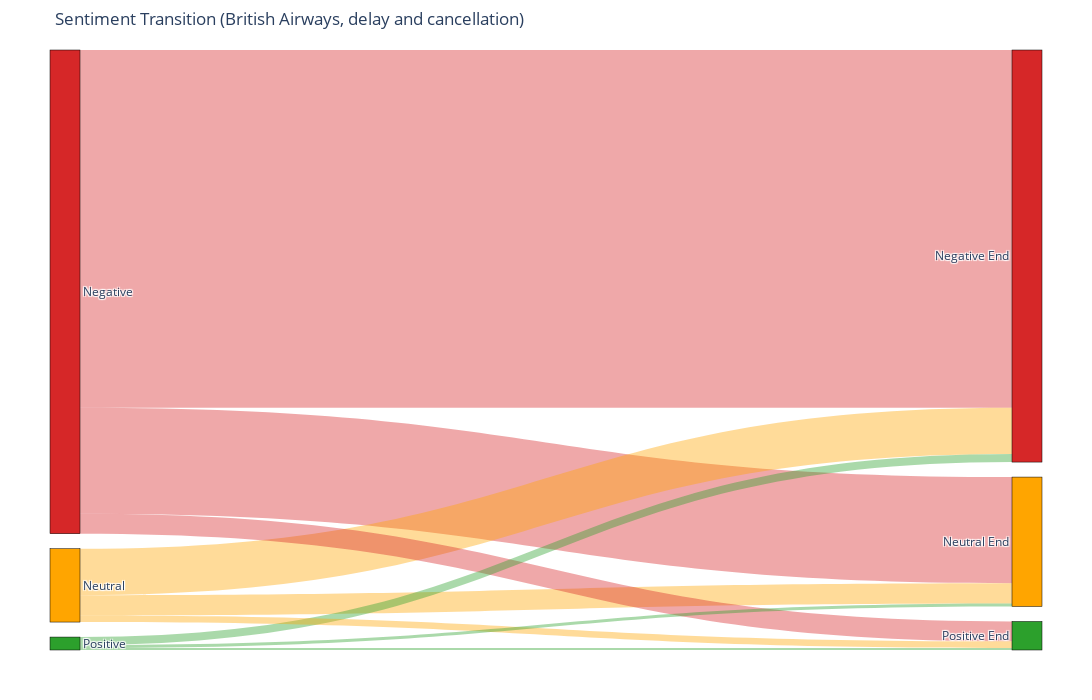

The notebook cell this image was saved under:
### Code cell
# Define the airline user ID
airline_user_id = 18332190

# Define the query to get all tweets in the conversations involving British Airways
query_sankey_delay = f"""
SELECT tweets.text, tweets.label, tweets.user_id, tweets.timestamp_ms, hasher.conversation_id, hasher.conversation_rank
FROM tweets
JOIN hasher ON hasher.id = tweets.id
JOIN conversations ON hasher.conversation_id = conversations.conversation_id
WHERE conversations.airline LIKE '%British_Airways%' 
    AND tweets.delay_and_cancellation = 1
    AND tweets.timestamp_ms >= UNIX_TIMESTAMP('{start_date}') * 1000
    AND tweets.timestamp_ms <= UNIX_TIMESTAMP('{end_date}') * 1000
ORDER BY tweets.timestamp_ms;
"""

# Load the result of the query into a DataFrame
df_tweets_british_airways_sankey_delay = pd.read_sql(query_sankey_delay, connection)

# Convert the datetime column to pandas datetime
df_tweets_british_airways_sankey_delay['datetime'] = pd.to_datetime(df_tweets_british_airways_sankey_delay['timestamp_ms'], unit='ms')

df_tweets_british_airways_sankey_delay['datetime'] = df_tweets_british_airways_sankey_delay['datetime'].dt.tz_localize('UTC').dt.tz_convert('Europe/Amsterdam')

# Initialize empty lists to store sentiments
sentiments_initial_tweet = []
sentiments_post_reply = []

# Group tweets by conversation_id
grouped_sankey_delay= df_tweets_british_airways_sankey_delay.groupby('conversation_id')

# Process each conversation
for conversation_id, group in grouped_sankey_delay:
    # Identify the initial user's tweet (rank 1)
    user_initial_tweet = group[(group['user_id'] != airline_user_id) & (group['conversation_rank'] == 1)]
    
    if not user_initial_tweet.empty:
        user_id = user_initial_tweet['user_id'].iloc[0]
        initial_tweet_time = user_initial_tweet['datetime'].iloc[0]

        # Identify the airline's reply to this initial tweet
        airline_reply = group[(group['user_id'] == airline_user_id) & (group['datetime'] > initial_tweet_time)]
        if not airline_reply.empty:
            airline_reply_time = airline_reply['datetime'].iloc[0]

            # Identify the user's reply to the airline's response
            user_followup_tweet = group[(group['user_id'] == user_id) & (group['datetime'] > airline_reply_time)]
            if not user_followup_tweet.empty:
                # Append sentiments for analysis
                sentiments_initial_tweet.append(user_initial_tweet['label'].iloc[0])
                sentiments_post_reply.append(user_followup_tweet['label'].iloc[0])

# Step 1: Prepare data for Sankey diagram
transitions = pd.DataFrame({
    'initial': sentiments_initial_tweet,
    'post_reply': sentiments_post_reply
})

# Count transitions
transition_counts = transitions.value_counts().reset_index(name='count')

# Add percentage to transition_counts
total_counts = transition_counts['count'].sum()
transition_counts['percentage'] = (transition_counts['count'] / total_counts * 100).round(2)

# Define nodes (initial sentiments and final grouped sentiments)
nodes = ['positive', 'negative', 'neutral', 'positive_end', 'negative_end', 'neutral_end']
node_indices = {label: i for i, label in enumerate(nodes)}

# Prepare data for Sankey diagram
source = [node_indices[row['initial']] for _, row in transition_counts.iterrows()]
target = [node_indices[f"{row['post_reply']}_end"] for _, row in transition_counts.iterrows()]
value = transition_counts['count'].tolist()
label = [f"{row['initial']} to {row['post_reply']}: {row['count']} ({row['percentage']}%)" for _, row in transition_counts.iterrows()]

# Define colors for nodes and links
node_colors = {
    'positive': 'rgb(44, 160, 44)',  # green
    'negative': 'rgb(214, 39, 40)',  # red
    'neutral': 'rgb(255, 165, 0)',   # orange
    'positive_end': 'rgb(44, 160, 44)',  # green for final positive
    'negative_end': 'rgb(214, 39, 40)',  # red for final negative
    'neutral_end': 'rgb(255, 165, 0)'    # orange for final neutral
}

transition_colors = {
    'positive': 'rgba(44, 160, 44, 0.4)',  # light green
    'negative': 'rgba(214, 39, 40, 0.4)',  # light red
    'neutral': 'rgba(255, 165, 0, 0.4)'    # light orange
}

# Create color list for nodes
colors = [node_colors[node] for node in nodes]

# Create the Sankey diagram
fig = go.Figure(data=[go.Sankey(
    node=dict(
        pad=15,
        thickness=30,
        line=dict(color="black", width=0.5),
        label=['Positive', 'Negative', 'Neutral', 'Positive End', 'Negative End', 'Neutral End'],
        color=colors
    ),
    link=dict(
        source=source,
        target=target,
        value=value,
        color=[transition_colors[row['initial']] for _, row in transition_counts.iterrows()],  # Use bland colors for transitions
        customdata=label,
        hovertemplate='%{customdata}<extra></extra>',
        label=label  # Add labels directly to the links
    )
)])

fig.update_layout(
    title_text="Sentiment Transition (British Airways, delay and cancellation)", 
    font_size=12,
    width=1200,  # increased width to accommodate the legend
    height=700,
    margin=dict(l=50, r=50, t=50, b=50)  # Adjusted margins
)

fig.show()

### Figure 1 — Plotly figure (JSON) as saved in the notebook; plotly's stock layout.template omitted (floating-point values rounded to 4 significant figures)
{"data": [{"link": {"color": ["rgba(214, 39, 40, 0.4)", "rgba(214, 39, 40, 0.4)", "rgba(255, 165, 0, 0.4)", "rgba(255, 165, 0, 0.4)", "rgba(214, 39, 40, 0.4)", "rgba(44, 160, 44, 0.4)", "rgba(255, 165, 0, 0.4)", "rgba(44, 160, 44, 0.4)", "rgba(44, 160, 44, 0.4)"], "customdata": ["negative to negative: 1078 (62.75%)", "negative to neutral: 320 (18.63%)", "neutral to negative: 140 (8.15%)", "neutral to neutral: 61 (3.55%)", "negative to positive: 60 (3.49%)", "positive to negative: 24 (1.4%)", "neutral to positive: 20 (1.16%)", "positive to neutral: 9 (0.52%)", "positive to positive: 6 (0.35%)"], "hovertemplate": "%{customdata}<extra></extra>", "label": ["negative to negative: 1078 (62.75%)", "negative to neutral: 320 (18.63%)", "neutral to negative: 140 (8.15%)", "neutral to neutral: 61 (3.55%)", "negative to positive: 60 (3.49%)", "positive to negative: 24 (1.4%)", "neutral to positive: 20 (1.16%)", "positive to neutral: 9 (0.52%)", "positive to positive: 6 (0.35%)"], "source": [1, 1, 2, 2, 1, 0, 2, 0, 0], "target": [4, 5, 4, 5, 3, 4, 3, 5, 3], "value": [1078, 320, 140, 61, 60, 24, 20, 9, 6]}, "node": {"color": ["rgb(44, 160, 44)", "rgb(214, 39, 40)", "rgb(255, 165, 0)", "rgb(44, 160, 44)", "rgb(214, 39, 40)", "rgb(255, 165, 0)"], "label": ["Positive", "Negative", "Neutral", "Positive End", "Negative End", "Neutral End"], "line": {"color": "black", "width": 0.5}, "pad": 15, "thickness": 30}, "type": "sankey"}], "layout": {"font": {"size": 12}, "height": 700, "margin": {"b": 50, "l": 50, "r": 50, "t": 50}, "title": {"text": "Sentiment Transition (British Airways, delay and cancellation)"}, "width": 1200}}
